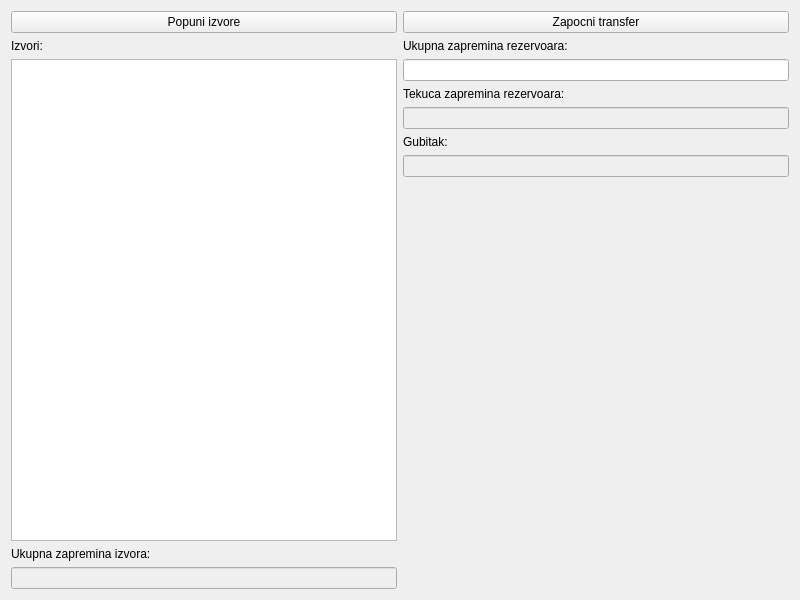
<?xml version="1.0" encoding="UTF-8"?>
<ui version="4.0">
 <class>Widget</class>
 <widget class="QWidget" name="Widget">
  <property name="geometry">
   <rect>
    <x>0</x>
    <y>0</y>
    <width>800</width>
    <height>600</height>
   </rect>
  </property>
  <property name="windowTitle">
   <string>Widget</string>
  </property>
  <layout class="QHBoxLayout" name="horizontalLayout">
   <item>
    <layout class="QVBoxLayout" name="verticalLayout">
     <item>
      <widget class="QPushButton" name="pbPopuniIzvore">
       <property name="text">
        <string>Popuni izvore</string>
       </property>
      </widget>
     </item>
     <item>
      <widget class="QLabel" name="label">
       <property name="text">
        <string>Izvori:</string>
       </property>
      </widget>
     </item>
     <item>
      <widget class="QListWidget" name="lwIzvori"/>
     </item>
     <item>
      <widget class="QLabel" name="label_2">
       <property name="text">
        <string>Ukupna zapremina izvora:</string>
       </property>
      </widget>
     </item>
     <item>
      <widget class="QLineEdit" name="leUkZapreminaIzvora">
       <property name="enabled">
        <bool>false</bool>
       </property>
      </widget>
     </item>
    </layout>
   </item>
   <item>
    <layout class="QVBoxLayout" name="verticalLayout_2">
     <item>
      <widget class="QPushButton" name="pbZapocniTransfer">
       <property name="text">
        <string>Zapocni transfer</string>
       </property>
      </widget>
     </item>
     <item>
      <widget class="QLabel" name="label_3">
       <property name="text">
        <string>Ukupna zapremina rezervoara:</string>
       </property>
      </widget>
     </item>
     <item>
      <widget class="QLineEdit" name="leUkZapreminaRezervoara"/>
     </item>
     <item>
      <widget class="QLabel" name="label_4">
       <property name="text">
        <string>Tekuca zapremina rezervoara:</string>
       </property>
      </widget>
     </item>
     <item>
      <widget class="QLineEdit" name="leTekZapRezervoara">
       <property name="enabled">
        <bool>false</bool>
       </property>
       <property name="dragEnabled">
        <bool>false</bool>
       </property>
      </widget>
     </item>
     <item>
      <widget class="QLabel" name="label_5">
       <property name="text">
        <string>Gubitak:</string>
       </property>
      </widget>
     </item>
     <item>
      <widget class="QLineEdit" name="leGubitak">
       <property name="enabled">
        <bool>false</bool>
       </property>
      </widget>
     </item>
     <item>
      <spacer name="verticalSpacer">
       <property name="orientation">
        <enum>Qt::Orientation::Vertical</enum>
       </property>
       <property name="sizeHint" stdset="0">
        <size>
         <width>20</width>
         <height>450</height>
        </size>
       </property>
      </spacer>
     </item>
    </layout>
   </item>
  </layout>
 </widget>
 <resources/>
 <connections/>
</ui>
